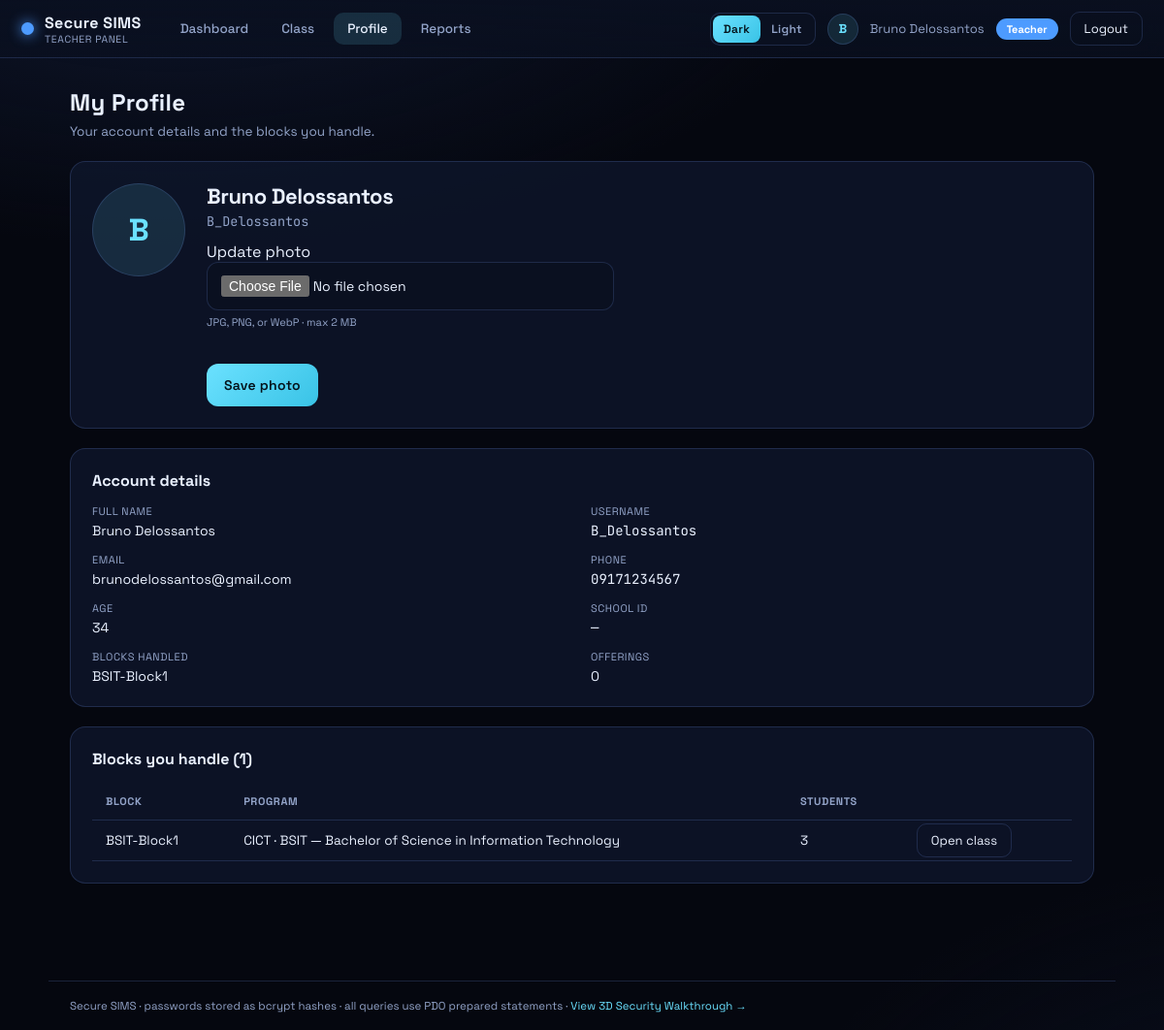
Screenshot of /teacher/profile.php (signed in) with the database file from the repository.
### tables this page shows
CREATE TABLE `users` (
  `id`            INT UNSIGNED NOT NULL AUTO_INCREMENT,
  `role`          ENUM('admin','teacher','student') NOT NULL,
  `username`      VARCHAR(50)  NOT NULL,
  `password_hash` VARCHAR(255) NOT NULL,
  `school_id`     VARCHAR(20)  NULL,
  `first_name`    VARCHAR(50)  NOT NULL,
  `last_name`     VARCHAR(50)  NOT NULL,
  `middle_initial` VARCHAR(10) NULL DEFAULT '',
  `email`         VARCHAR(120) NULL,
  `phone`         VARCHAR(11)  NULL,
  `age`           INT UNSIGNED NULL,
  `address`       VARCHAR(255) NULL DEFAULT '',
  `emergency_name` VARCHAR(120) NULL DEFAULT '',
  `emergency_relation` VARCHAR(20) NULL DEFAULT '',
  `emergency_address` VARCHAR(255) NULL DEFAULT '',
  `emergency_phone` VARCHAR(11) NULL DEFAULT '',
  `block_id`      INT UNSIGNED NULL,
  `program_id`    INT UNSIGNED NULL,
  `department_id` INT UNSIGNED NULL,
  `theme`         ENUM('dark','light') NOT NULL DEFAULT 'dark',
  `avatar`        VARCHAR(120) NULL,
  `is_active`     TINYINT(1) NOT NULL DEFAULT 1,
  `created_at`    DATETIME NOT NULL DEFAULT CURRENT_TIMESTAMP,
  PRIMARY KEY (`id`),
  UNIQUE KEY `uq_users_username` (`username`),
  KEY `idx_users_program` (`program_id`),
  KEY `idx_users_department` (`department_id`)
);

CREATE TABLE `app_settings` (
  `setting_key`   VARCHAR(64)  NOT NULL,
  `setting_value` VARCHAR(255) NOT NULL,
  PRIMARY KEY (`setting_key`)
);

CREATE TABLE `blocks` (
  `id`            INT UNSIGNED NOT NULL AUTO_INCREMENT,
  `name`          VARCHAR(60) NOT NULL,
  `teacher_id`    INT UNSIGNED NULL,
  `department_id` INT UNSIGNED NULL,
  `course_id`     INT UNSIGNED NULL,
  `created_at`    DATETIME NOT NULL DEFAULT CURRENT_TIMESTAMP,
  PRIMARY KEY (`id`),
  UNIQUE KEY `uq_blocks_name` (`name`),
  KEY `idx_blocks_department` (`department_id`),
  KEY `idx_blocks_course` (`course_id`)
);

CREATE TABLE `departments` (
  `id`          INT UNSIGNED NOT NULL AUTO_INCREMENT,
  `code`        VARCHAR(20)  NOT NULL,
  `name`        VARCHAR(160) NOT NULL,
  `description` VARCHAR(255) NOT NULL DEFAULT '',
  `is_active`   TINYINT(1) NOT NULL DEFAULT 1,
  `created_at`  DATETIME NOT NULL DEFAULT CURRENT_TIMESTAMP,
  PRIMARY KEY (`id`),
  UNIQUE KEY `uq_departments_code` (`code`)
);

CREATE TABLE `courses` (
  `id`            INT UNSIGNED NOT NULL AUTO_INCREMENT,
  `department_id` INT UNSIGNED NOT NULL,
  `code`          VARCHAR(40)  NOT NULL,
  `name`          VARCHAR(200) NOT NULL,
  `description`   VARCHAR(255) NOT NULL DEFAULT '',
  `units`         DECIMAL(3,1) NOT NULL DEFAULT 0,
  `is_active`     TINYINT(1) NOT NULL DEFAULT 1,
  `created_at`    DATETIME NOT NULL DEFAULT CURRENT_TIMESTAMP,
  PRIMARY KEY (`id`),
  UNIQUE KEY `uq_courses_code` (`code`),
  KEY `idx_courses_dept` (`department_id`),
  CONSTRAINT `fk_courses_department` FOREIGN KEY (`department_id`) REFERENCES `departments`(`id`) ON DELETE CASCADE
);

### includes/bootstrap.php (called while the page is built, shortened)
<?php
function db(): PDO
{
    static $pdo = null;
    if ($pdo === null) {
        $pdo = db_connect();
    }
    return $pdo;
}
function e($v): string
{
    return htmlspecialchars((string)$v, ENT_QUOTES, 'UTF-8');
}
function csrf_token(): string
{
    return $_SESSION['csrf'];
}
function csrf_field(): string
{
    return '<input type="hidden" name="csrf" value="' . csrf_token() . '">';
}
require_once __DIR__ . '/permissions.php';
require_once __DIR__ . '/theme.php';
require_once __DIR__ . '/avatar.php';
require_once __DIR__ . '/academics.php';

### includes/academics.php (called while the page is built, shortened)
<?php
function ensure_academics_schema(?PDO $pdo = null): void
{
    static $ready = false;
    if ($ready) {
        return;
    }
    $ready = true;
}
function block_academic_label(array $row): string
{
    $dept = trim((string)($row['department_code'] ?? ''));
    $ccode = trim((string)($row['course_code'] ?? ''));
    $cname = trim((string)($row['course_name'] ?? ''));
    $course = $ccode !== '' ? ($cname !== '' ? "{$ccode} — {$cname}" : $ccode) : 'No program';
    return ($dept !== '' ? $dept : '—') . ' · ' . $course;
}
function offerings_list(?int $teacherId = null, bool $activeOnly = true): array
{
    $sql = 'SELECT o.*, s.code AS subject_code, s.name AS subject_name,
                   CONCAT(t.first_name, " ", t.last_name) AS teacher_name, t.username AS teacher_username,
                   (SELECT COUNT(*) FROM enrollments e WHERE e.offering_id = o.id) AS enroll_count
            FROM subject_offerings o
            JOIN subjects s ON s.id = o.subject_id
            JOIN users t ON t.id = o.teacher_id
            WHERE 1=1';
    $params = [];
    if ($teacherId !== null && $teacherId > 0) {
        $sql .= ' AND o.teacher_id = :t';
        $params[':t'] = $teacherId;
    }
    if ($activeOnly) {
        $sql .= ' AND o.is_active = 1 AND s.is_active = 1';
    }
    $sql .= ' ORDER BY s.code, o.name';
    $stmt = db()->prepare($sql);
    $stmt->execute($params);
    return $stmt->fetchAll();
}

### includes/permissions.php (called while the page is built, shortened)
<?php
function ensure_rbac_schema(?PDO $pdo = null): void
{
    static $ready = false;
    if ($ready) {
        return;
    }
    $defaults = [
        'school_name'     => 'Secure SIMS',
        'school_year'     => '2025-2026',
        'support_email'   => 'admin@gmail.com',
        'login_message'   => 'Sign in with your username and school ID.',
        'records_locked'  => '0',
    ];
}
function app_setting(string $key, string $default = ''): string
{
    $stmt = db()->prepare('SELECT setting_value FROM app_settings WHERE setting_key = :k');
    $stmt->execute([':k' => $key]);
    $row = $stmt->fetch();
    return $row ? (string)$row['setting_value'] : $default;
}
function permissions_for(string $roleCode): array
{
    static $cache = [];
    if (isset($cache[$roleCode])) {
        return $cache[$roleCode];
    }
    $stmt = db()->prepare(
        'SELECT p.code
         FROM role_permissions rp
         JOIN roles r ON r.id = rp.role_id
         JOIN permissions p ON p.id = rp.permission_id
         WHERE r.code = :c
         ORDER BY p.sort_order, p.id'
    );
    $stmt->execute([':c' => $roleCode]);
    $cache[$roleCode] = $stmt->fetchAll(PDO::FETCH_COLUMN);
    return $cache[$roleCode];
}
function role_can(string $roleCode, string $perm): bool
{
    return in_array($perm, permissions_for($roleCode), true);
}
function require_access(string $role, string $perm): array
{
    $u = require_role($role);
    if (role_can($role, $perm)) {
        return $u;
    }
}
function nav_items_for(string $role): array
{
    if ($role === 'admin') {
        $items = [
            ['index.php', 'Blocks', 'dashboard'],
            ['academics.php', 'Colleges & Programs', 'academics'],
            ['teachers.php', 'Teachers', 'users'],
            ['students.php', 'Students', 'students'],
            ['reports.php', 'Reports', 'reports'],
            ['audit.php', 'Audit Logs', 'audit_log'],
            ['settings.php', 'Settings', 'roles'],
        ];
    } elseif ($role === 'teacher') {
        $items = [
            ['index.php', 'Dashboard', 'dashboard'],
            ['class.php', 'Class', 'students'],
            ['profile.php', 'Profile', 'profile'],
            ['reports.php', 'Reports', 'reports'],
        ];
    } elseif ($role === 'student') {
        $items = [
            ['index.php', 'My Profile', 'profile'],
            ['schedule.php', 'My Schedule', 'profile'],
            ['grades.php', 'My Grades', 'grades'],
        ];
    } else {
        $items = [];
    }
    return array_values(array_filter($items, static function ($item) use ($role) {
        return role_can($role, $item[2]);
    }));
}

### includes/auth.php (called while the page is built, shortened)
<?php
require_once __DIR__ . '/bootstrap.php';
function current_user(): ?array
{
    return $_SESSION['user'] ?? null;
}
function enforce_session_idle(): bool
{
    $last = (int)($_SESSION['last_activity'] ?? 0);
    return false;
}
function require_role(string $role): array
{
    $u = current_user();
    if (isset($u['id'])) {
        $chk = db()->prepare('SELECT is_active FROM users WHERE id = :id');
        $chk->execute([':id' => (int)$u['id']]);
        $active = $chk->fetchColumn();
    }
    return $u;
}

### teacher/profile.php (the view, shortened to what this page needs)
<?php
require_once __DIR__ . '/../includes/auth.php';
require_once __DIR__ . '/../includes/layout.php';
$user = require_access('teacher', 'profile');
$pdo = db();
$tid = (int)$user['id'];
$stmt = $pdo->prepare(
    'SELECT u.*,
            (SELECT GROUP_CONCAT(b.name ORDER BY b.name SEPARATOR ", ")
             FROM blocks b WHERE b.teacher_id = u.id) AS block_names
     FROM users u
     WHERE u.id = :id AND u.role = "teacher"'
);
$stmt->execute([':id' => $tid]);
$me = $stmt->fetch();
$blocks = $pdo->prepare(
    'SELECT b.id, b.name, d.code AS department_code, c.code AS course_code, c.name AS course_name,
            (SELECT COUNT(*) FROM users s WHERE s.role = "student" AND s.block_id = b.id) AS student_count
     FROM blocks b
     LEFT JOIN departments d ON d.id = b.department_id
     LEFT JOIN courses c ON c.id = b.course_id
     WHERE b.teacher_id = :t
     ORDER BY b.name'
);
$blocks->execute([':t' => $tid]);
$blocks = $blocks->fetchAll();
$offerings = offerings_list($tid, true);
$fullName = trim(($me['first_name'] ?? '') . ' ' . ($me['last_name'] ?? ''));
$schoolIdNo = trim((string)($me['school_id'] ?? ''));
if ($schoolIdNo === '') {
    $schoolIdNo = '—';
}
render_header('My Profile', $user);
?>
<div class="page-head">
  <div>
    <h1 class="page-title">My Profile</h1>
    <p class="page-desc">Your account details and the blocks you handle.</p>
  </div>
</div>
<div class="card profile-hero" data-testid="teacher-profile-card">
  <div class="profile-pfp">
    <?= avatar_img_tag($me['avatar'] ?? null, $fullName, 'avatar avatar--lg') ?>
    <div class="profile-pfp-meta">
      <h2 class="profile-name" style="margin:0 0 4px;font-size:22px"><?= e($fullName) ?></h2>
      <p class="mono page-desc" style="margin:0 0 12px"><?= e($me['username']) ?></p>
      <form method="post" action="actions.php" enctype="multipart/form-data" class="pfp-form" data-testid="teacher-avatar-form">
        <label class="field">
          <span>Update photo</span>
          <input class="input" type="file" name="avatar" accept="image/jpeg,image/png,image/webp" required data-testid="teacher-avatar-file">
          <span class="help">JPG, PNG, or WebP · max 2&nbsp;MB</span>
        </label>
        <div class="actions">
          <button class="btn" type="submit">Save photo</button>
        </div>
      </form>
    </div>
  </div>
</div>
<div class="card" data-testid="teacher-profile-details">
  <h3>Account details</h3>
  <dl class="info-grid profile-details-grid">
    <div><dt>Full name</dt><dd data-testid="tp-name"><?= e($fullName) ?></dd></div>
    <div><dt>Username</dt><dd class="mono" data-testid="tp-username"><?= e($me['username']) ?></dd></div>
    <div><dt>Email</dt><dd data-testid="tp-email"><?= e($me['email'] ?: '—') ?></dd></div>
    <div><dt>Phone</dt><dd class="mono" data-testid="tp-phone"><?= e($me['phone'] ?: '—') ?></dd></div>
    <div><dt>Age</dt><dd data-testid="tp-age"><?= e($me['age'] ?: '—') ?></dd></div>
    <div><dt>School ID</dt><dd class="mono" data-testid="tp-school-id"><?= e($schoolIdNo) ?></dd></div>
    <div><dt>Blocks handled</dt><dd data-testid="tp-blocks"><?= e($me['block_names'] ?: '—') ?></dd></div>
    <div><dt>Offerings</dt><dd data-testid="tp-offerings"><?= count($offerings) ?></dd></div>
  </dl>
</div>
<div class="card" data-testid="teacher-profile-blocks">
  <h3>Blocks you handle (<?= count($blocks) ?>)</h3>
  <?php if ($blocks): ?>
  <div class="table-wrap">
    <table class="table">
      <thead>
        <tr><th>Block</th><th>Program</th><th class="col-num">Students</th><th></th></tr>
      </thead>
      <tbody>
      <?php foreach ($blocks as $b): ?>
        <tr>
          <td><?= e($b['name']) ?></td>
          <td><?= e(block_academic_label($b)) ?></td>
          <td class="col-num"><?= (int)$b['student_count'] ?></td>
          <td><a class="btn-out" href="class.php?block_id=<?= (int)$b['id'] ?>">Open class</a></td>
        </tr>
      <?php endforeach; ?>
      </tbody>
    </table>
  </div>
  <?php else: ?>
    <p class="empty">No blocks assigned. Contact the admin.</p>
  <?php endif; ?>
</div>
<?php render_footer(); ?>

### includes/layout.php (shortened to what this page needs)
<?php
function render_header(string $title, array $user): void
{
    $role = $user['role'];
    $name = trim(($user['first_name'] ?? '') . ' ' . ($user['last_name'] ?? ''));
    $brand = app_setting('school_name', 'Secure SIMS');
    $nav = nav_items_for($role);
    $current = basename($_SERVER['SCRIPT_NAME']);
    echo '<!DOCTYPE html><html lang="en" data-theme="' . e(current_theme()) . '"><head>';
    $cssVer = @filemtime(__DIR__ . '/../css/app.css') ?: time();
    echo '<link rel="stylesheet" href="../css/app.css?v=' . (int)$cssVer . '">';
    echo '</head><body data-testid="app-body">';
    echo '<header class="app-top" data-testid="app-topbar">';
    echo '<div class="app-brand"><span class="app-dot app-dot--' . e($role) . '"></span>';
    echo '<div><div class="app-brand-title">' . e($brand) . '</div>';
    echo '<div class="app-brand-sub">' . e(ucfirst($role)) . ' Panel</div></div></div>';
    echo '<nav class="app-nav" data-testid="app-nav">';
    foreach ($nav as $item) {
        $active = $item[0] === $current ? ' active' : '';
        echo '<a class="nav-link' . $active . '" data-testid="nav-' . e(strtolower(preg_replace('/\s+/', '-', $item[1]))) . '" href="' . e($item[0]) . '">' . e($item[1]) . '</a>';
    }
    echo '</nav>';
    echo '<div class="app-user">';
    echo theme_switch_form('../theme.php');
    echo avatar_img_tag($user['avatar'] ?? null, $name, 'avatar avatar--sm');
    echo '<span class="app-user-name" data-testid="current-user">' . e($name) . '</span>';
    echo '<span class="role-pill role-pill--' . e($role) . '">' . e(ucfirst($role)) . '</span>';
    echo '<a class="btn-out" data-testid="logout-btn" href="../logout.php">Logout</a></div>';
    echo '</header>';
    echo '<main class="app-main">';
}
function render_footer(): void
{
    echo '</main>';
    echo '<footer class="app-foot">Secure SIMS · passwords stored as bcrypt hashes · all queries use PDO prepared statements · ';
    echo '<a href="../walkthrough.php">View 3D Security Walkthrough →</a></footer>';
    echo '</body></html>';
}

### rows the page displays
app_settings: setting_value "Secure SIMS"
users: role "TEACHER", name "Bruno Delossantos", role "Teacher", fullName "Bruno Delossantos", username "B_Delossantos", email "brunodelossantos@gmail.com", phone "09171234567", age "34", school "—"
blocks: name "BSIT-Block1", department.name "CICT · BSIT — Bachelor of Science in Information Technology", student_count "3"

### other values shown
$item[1] "Dashboard"
$item[1] "Class"
$item[1] "Profile"
$item[1] "Reports"
$label "Dark"
$label "Light"
$initial "B B"
$me['block_names'] ?: '—' "BSIT-Block1"
count($offerings) "0"
count($blocks) "1"
